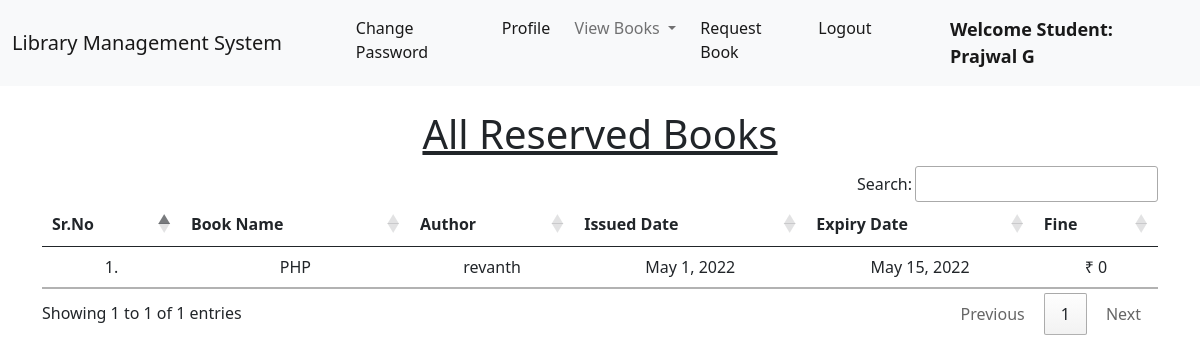
/student_issued_books/ (signed in), run on an earlier commit of the app's database.
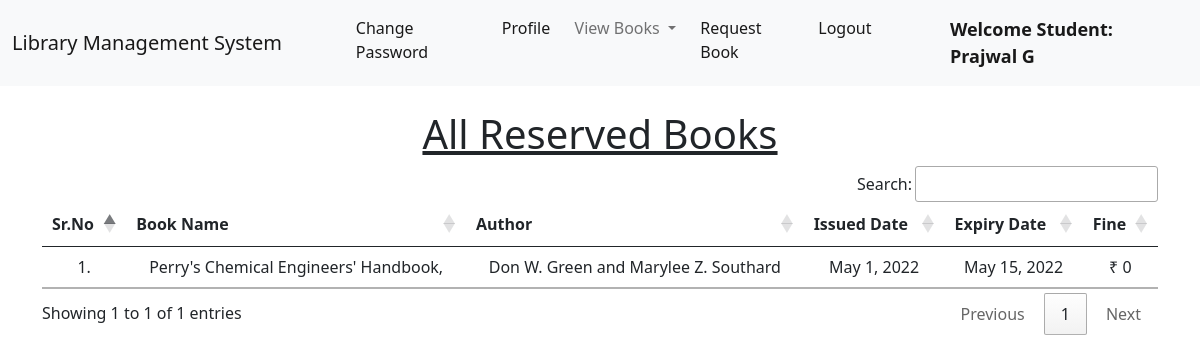
And on a later commit of the database.
### base/models.py (models this page shows, shortened)
class Book(models.Model):
    name = models.CharField(max_length=200)
    author = models.CharField(max_length=200)
    book_id = models.PositiveIntegerField(unique=True)
    category = models.CharField(max_length=50)
    availability = models.IntegerField(default=0)

class IssuedBook(models.Model):
    student_id = models.CharField(max_length=100, blank=True)
    book_id = models.CharField(max_length=13)
    issued_date = models.DateField(auto_now=True)
    expiry_date = models.DateField(default=expiry)

### base/views.py (the view)
# urls.py: path("student_issued_books/", views.student_issued_books, name="student_issued_books"),
@login_required(login_url = '/student_login')
def student_issued_books(request):
    student = Student.objects.filter(user_id=request.user.id).first()
    issuedBooks = IssuedBook.objects.filter(student_id=student.user_id)
    li1 = []
    li2 = []
    for i in issuedBooks:
        books = Book.objects.filter(book_id=i.book_id)
        for book in books:
            days=(date.today()-i.issued_date)
            d=days.days
            fine=0
            if d>15:
                day=d-14
                fine=day*5
            t=(book.name, book.author, issuedBooks[0].issued_date, issuedBooks[0].expiry_date, fine)
            li1.append(t)
    return render(request,'student_issued_books.html',{'li1':li1})

### base/templates/student_issued_books.html (shortened to what this page needs)
{% extends 'student_navbar.html' %}
{% load static %}
{% block body %}
<div class="container mt-4">
    <h1 class="text-center"><u>All Reserved Books</u></h1>
    <table class="table table-hover" id="example">
        <thead>
            <tr class="text-center">
                <th>Sr.No</th>
                <th>Book Name</th>
                <th>Author</th>
                <th>Issued Date</th>
                <th>Expiry Date</th>
                <th>Fine</th>
            </tr>
        </thead>
        <tbody>
            {% for i in li1 %}
            <tr class="text-center">
                <td>{{forloop.counter}}.</td>
                <td>{{i.0}}</td>
                <td>{{i.1}}</td>
                <td>{{i.2}}</td>
                <td>{{i.3}}</td>
                <td>₹ {{i.4}}</td>
            </tr>
            {% endfor %}
        </tbody>
    </table>
    </div>
{% endblock %}

What changed in the data, as far as the page shows it:
removed Book: name "PHP", author "revanth"
added Book: name "Perry's Chemical Engineers' Handbook,", author "Don W. Green and Marylee Z. Southard"
Also different on the page:
new list line: "1 . ₹ 0"
list line gone: "1 . ₹ 0"
